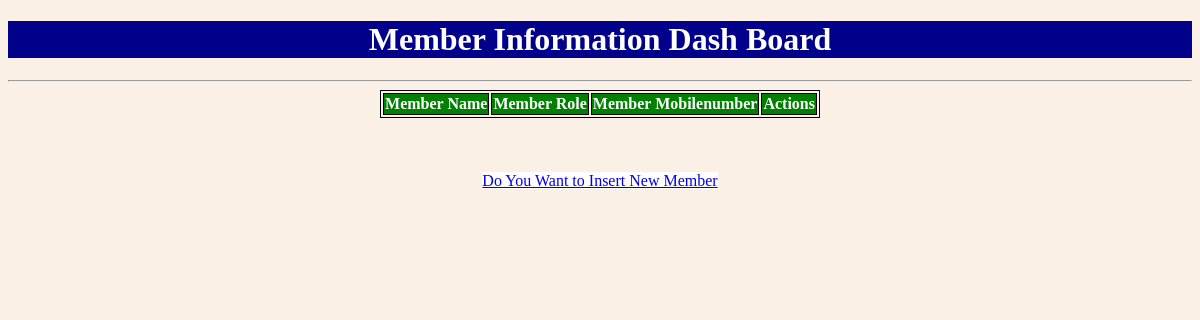
The app's page /index, older data.
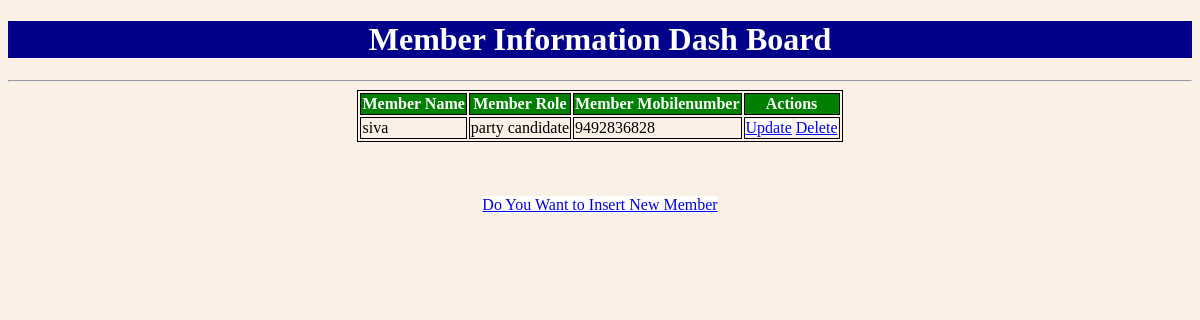
The same page, newer data.
### j/models.py (models this page shows)
class Member(models.Model):
 name=models.CharField(max_length=100)
 role=models.CharField(max_length=100)
 mobilenumber=models.BigIntegerField()

### j/views.py (the view)
# urls.py: url(r'^index', views.show_view),
def show_view(request):
   members=Member.objects.all()
   return render(request, 'j/index.html',{'members':members})

### templates/j/index.html (shortened to what this page needs)
<!DOCTYPE html>
<html lang="en" dir="ltr">
<head>
</head>
{%block body_block%}
<center>
<h1 >Member Information Dash Board</h1><hr>
<table >
<thead >
<th>Member Name</th>
<th>Member Role</th>
<th>Member Mobilenumber</th>
<th>Actions</th>
</thead>
{%for member in members %}
<tr>
<td>{{member.name}}</td>
<td>{{member.role}}</td>
<td>{{member.mobilenumber}}</td>
<td>
<a href="/update/{{member.id}}">Update</a>
<a href="/delete/{{member.id}}">Delete</a>
</td>
</tr>
{%endfor%}
</table><br><br><br>
<a href="/insert" class='btn btn-primary btn-lg'>Do You Want to Insert New Member</a>
{%endblock%}
</center>

### templates/j/index.html (style rules this page uses)
table, td, th { border: 1px solid black; }
th { background-color: green; color:white; }
h1 { background-color: darkblue; color:white; }
a { background-color:white; }

Row changes from the older to the newer data that the page shows:
added Member: name "siva", role "party candidate", mobilenumber "9492836828"
